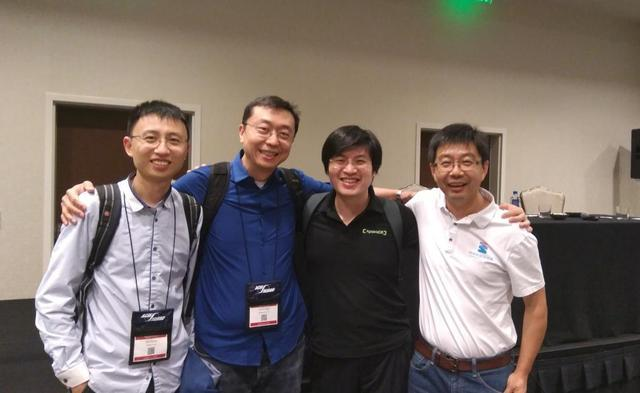
#> input picture src/ali.jpeg, 640 x 393 px, given in place of the camera
$ python track_video.py
#> lines starting #> are read from the running program, lines starting #| are printed output that depends on the picture; after the words box and inside, x2 and y2 are one past the last pixel; in counts of white or black regions, pixels touching at a corner belong together
import cv2
import numpy as np

def nothing(x):
    pass

cap = cv2.VideoCapture(0);

cv2.namedWindow("Tracking")
cv2.createTrackbar("LH", "Tracking", 0, 255, nothing)
#> slider 'LH' is set to 51
cv2.createTrackbar("UH", "Tracking", 255, 255, nothing)
cv2.createTrackbar("LS", "Tracking", 0, 255, nothing)
#> slider 'LS' is set to 51
cv2.createTrackbar("US", "Tracking", 255, 255, nothing)
cv2.createTrackbar("LV", "Tracking", 0, 255, nothing)
#> slider 'LV' is set to 51
cv2.createTrackbar("UV", "Tracking", 255, 255, nothing)

while True:
    #frame = cv2.imread('smarties.png')
    _, frame = cap.read()
#> frame is the input picture: shape (393, 640, 3); mean B, G, R 103.2, 108.7, 120

    hsv = cv2.cvtColor(frame, cv2.COLOR_BGR2HSV)
#> hsv: shape (393, 640, 3); mean H, S, V 56.9, 59.5, 125

    l_h = cv2.getTrackbarPos("LH", "Tracking")
    l_s = cv2.getTrackbarPos("LS", "Tracking")
    l_v = cv2.getTrackbarPos("LV", "Tracking")

    u_h = cv2.getTrackbarPos("UH", "Tracking")
    u_s = cv2.getTrackbarPos("US", "Tracking")
    u_v = cv2.getTrackbarPos("UV", "Tracking")

    l_b = np.array([l_h, l_s, l_v])
    u_b = np.array([u_h, u_s, u_v])

    mask = cv2.inRange(hsv, l_b, u_b)
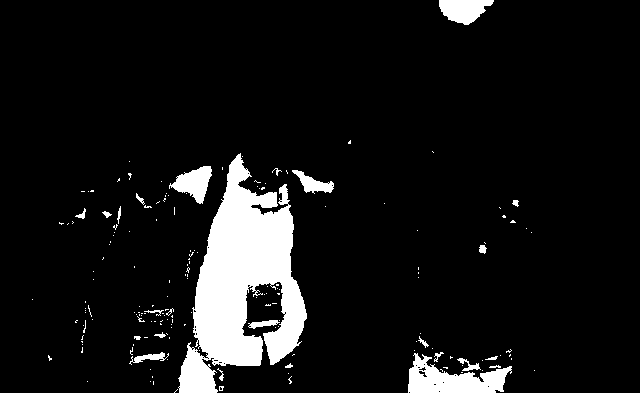
#> mask: shape (393, 640); 8.6% white; 174 white regions (149 under 20 px), largest, box (x1, y1, x2, y2) and area: (178, 153, 307, 393) 15504, (408, 353, 512, 393) 2232, (439, 0, 494, 25) 932

    res = cv2.bitwise_and(frame, frame, mask=mask)
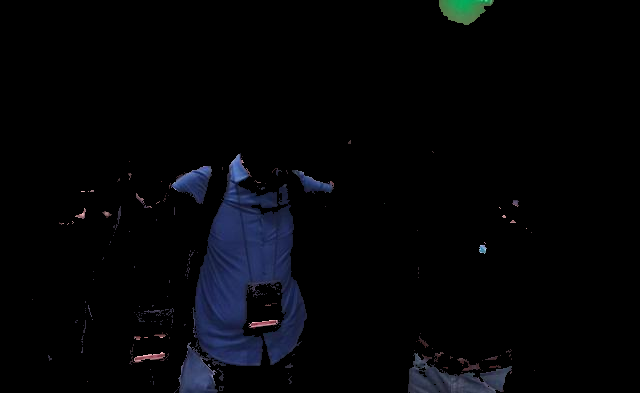
#> res: shape (393, 640, 3); mean B, G, R 7.3, 4.6, 3.7

    cv2.imshow("frame", frame)
    cv2.imshow("mask", mask)
    cv2.imshow("res", res)

    key = cv2.waitKey(1)
#> (key Esc is pressed here)
    if key == 27:
        break

cap.release()
cv2.destroyAllWindows()

$ run again, on src/mog2.png
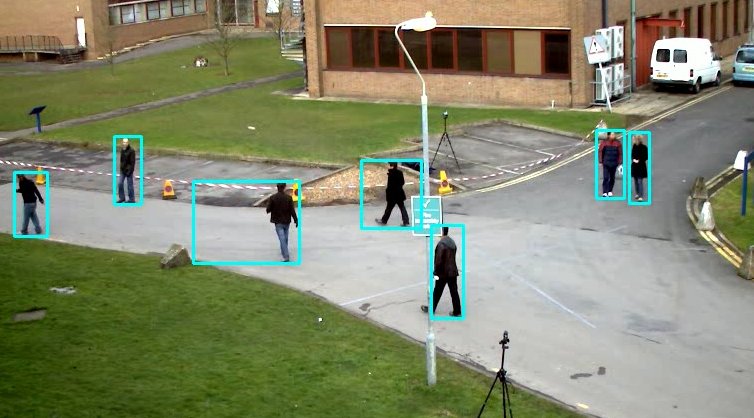
#> input picture src/mog2.png, 754 x 418 px, given in place of the camera
#> frame is the input picture: shape (418, 754, 3); mean B, G, R 109.4, 136.9, 131.5
#> hsv: shape (418, 754, 3); mean H, S, V 47.7, 86.5, 143.3
#> `mask = cv2.inRange(hsv, l_b, u_b)`:
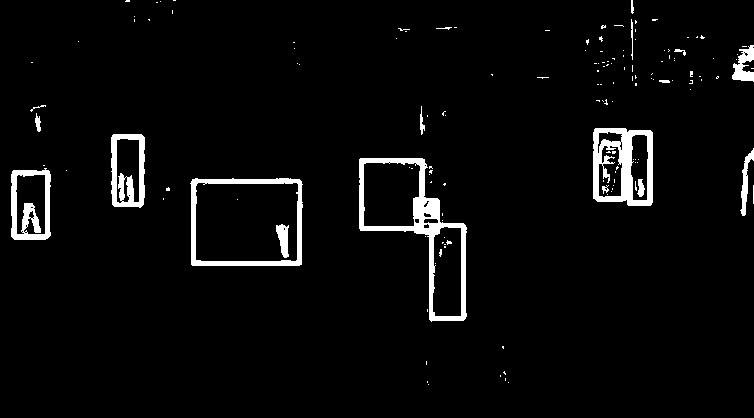
#> mask: shape (418, 754); 3.9% white; 147 white regions (129 under 20 px), largest, box (x1, y1, x2, y2) and area: (359, 158, 467, 322) 3168, (593, 128, 653, 206) 2454, (190, 178, 303, 266) 1901
#> `res = cv2.bitwise_and(frame, frame, mask=mask)`:
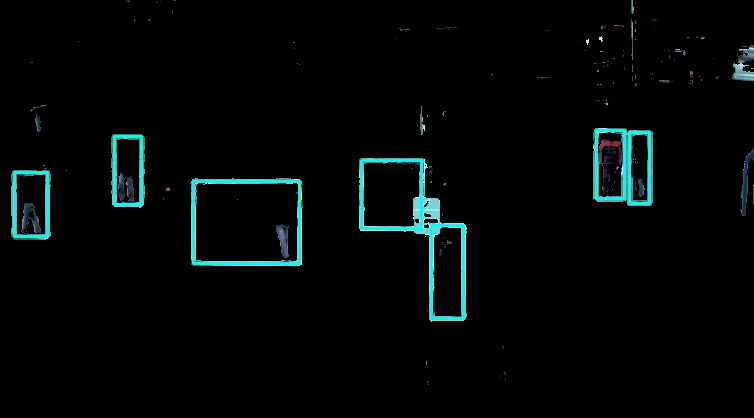
#> res: shape (418, 754, 3); mean B, G, R 7, 7, 2.6
